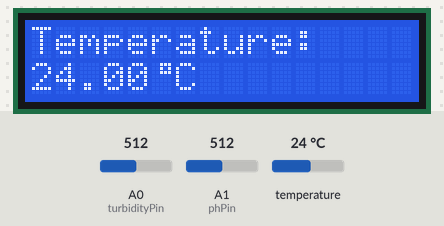
Bench run of a sketch on a simulated Arduino Uno, built with avr-gcc and run on an emulated ATmega328P. Shown: 16×2 character LCD. The inputs (shaded band) are chosen by the test bench; at power-on: A1 (phPin) = 512, temperature 24 °C, A0 (turbidityPin) = 512. What the sketch prints to the serial monitor is not drawn.

Above: at 5.6 s.
5.7 s: A1 (phPin) set to 306
At 14.8 s:
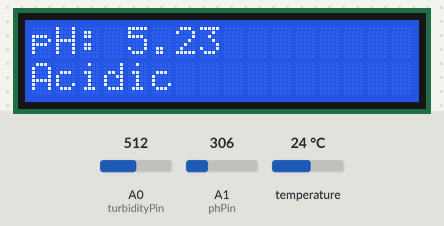
17.4 s: temperature set to 12 °C
At 19.2 s:
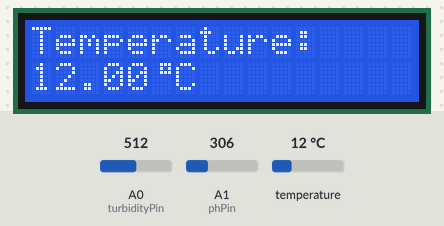
22.3 s: A0 (turbidityPin) set to 716
At 30.0 s:
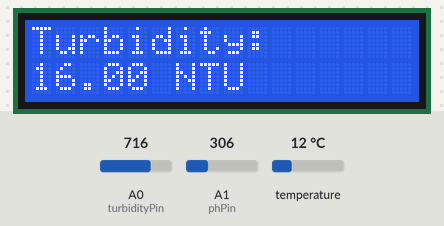
34.0 s: temperature set to 19 °C
At 40.1 s:
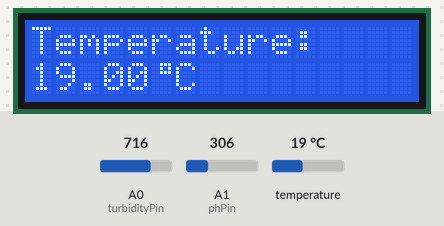
42.9 s: A0 (turbidityPin) set to 750
At 50.9 s:
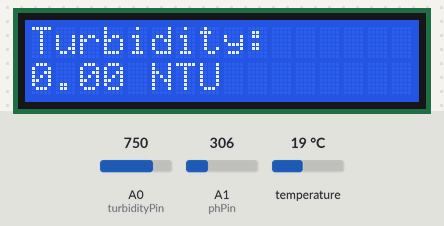
54.7 s: A1 (phPin) set to 122
At 62.6 s:
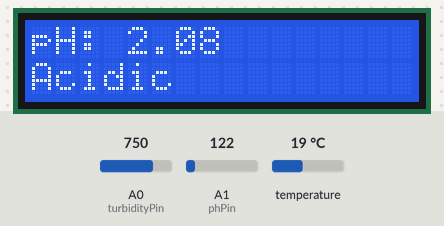
Timing chart, 0 to 64.1 s (numbered marks = the images above; inputs shaded):
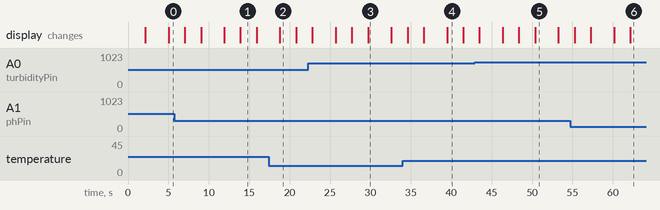

Measured:
- after the input at 5.7 s, the display: first differs from a run without the input after 8.2 s (image 1)
- what the display in image 1 shows lasts 2.0 s, from 13.9 s to 15.9 s
- what the display in image 3 shows lasts 2.9 s, from 29.7 s to 32.6 s

The sketch:

Arduino.ino
```cpp
#include <Wire.h>
#include <DallasTemperature.h>
#include <LiquidCrystal.h>
#define DS18B20 2

#define phPin A1                                                  // the pH meter Analog output is connected with the Arduino’s Analog
#define turbidityPin A0                                       // the turbidity meter Analog output is connected with the Arduino’s Analog
float tempValue, ntu;
int turbMax = 740;                                               // Turbidity max.

String sendData;                                              //For sending measured values to ESP8266 through serial communication

unsigned long int avgValue;                                   //Store the average value of the sensor feedback
float b;
int buf[10], temp;

const int rs = 13, en = 12, d4 = 8, d5 = 9, d6 = 10, d7 = 11;
LiquidCrystal lcd(rs, en, d4, d5, d6, d7);
OneWire ourWire(DS18B20);
DallasTemperature sensor(&ourWire);
byte degree_symbol[8] = { 0x07, 0x05, 0x07, 0x00, 0x00, 0x00, 0x00, 0x00 };

void setup() {
  Serial.begin(9600);
  sensor.begin();
  lcd.begin(16, 2);              // initialize the lcd
  lcd.createChar(0, degree_symbol);

  lcd.begin(16, 2);
  lcd.clear();
  lcd.setCursor(0, 0);
  lcd.print("IoT BASED WATER");
  lcd.setCursor(0, 1);
  lcd.print("    QUALITY");
  delay(2000);
  lcd.clear();
  lcd.setCursor(0, 0);
  lcd.print("   MONITORING");
  lcd.setCursor(0, 1);
  lcd.print("     SYSTEM");
  delay(2000);
}

void loop() {
  // ######################################################## pH MEASUREMENT ########################################################
  for (int i = 0; i < 10; i++) {                              //Get 10 sample value from the sensor for smooth the value
    buf[i] = analogRead(phPin);
    delay(10);
  }
  for (int i = 0; i < 9; i++) {                             //sort the analog from small to large
    for (int j = i + 1; j < 10; j++) {
      if (buf[i] > buf[j]) {
        temp = buf[i];
        buf[i] = buf[j];
        buf[j] = temp;
      }
    }
  }
  avgValue = 0;
  for (int i = 2; i < 8; i++)                             //take the average value of 6 center sample
    avgValue += buf[i];
  float phValue = (float)avgValue * 5.0 / 1024 / 6;       //convert the analog into millivolt
  phValue = 3.5 * phValue;                              //convert the millivolt into pH value

  // ######################################################## TURBIDITY MEASUREMENT ########################################################
ntu = toNTU( );


  // ######################################################## TEMPERATURE MEASUREMENT ########################################################
  sensor.requestTemperatures();
  tempValue = sensor.getTempCByIndex(0);

  //############ TEMPERATURE MONITORING ##############
  lcd.clear();
  lcd.setCursor(0, 0);
  lcd.print("Temperature:");
  lcd.setCursor(0, 1);
  lcd.print(tempValue);
  lcd.write(char(0));
  lcd.print("C");
  delay(2000);

  //############ pH MONITORING ##############
  lcd.clear();
  lcd.setCursor(0, 0);
  lcd.print("pH:");
  lcd.setCursor(4, 0);
  lcd.print(phValue, 2);
  if (phValue >= 8) {
    lcd.setCursor(0, 1);
    lcd.print("Alkali");
  }
  else if (phValue <= 6) {
    lcd.setCursor(0, 1);
    lcd.print("Acidic");
  }
  else {
    lcd.setCursor(0, 1);
    lcd.print("Normal");
  }
  delay(2000);


  //############ TURBIDITY MONITORING ##############
  lcd.clear();
  lcd.setCursor(0, 0);
  lcd.print("Turbidity:");
  lcd.setCursor(0, 1);
  lcd.print(ntu);
  lcd.print(" NTU ");
  delay(10);

  //############ SEND DATA TO ESP8266 ##############
  sendData = "field1=" + String(tempValue) + "&field2=" + ntu + "&field3=" + phValue;
  Serial.println(sendData);
  delay(2000);
}


// ##### FOR TURBIDITY MEASUREMENT #####
float toNTU( ) {
  int sensorValue = (turbMax - analogRead(turbidityPin));
//  float voltage = analogRead(A1) * (5.0 / 1024.0);

  if (sensorValue > turbMax ) {
    sensorValue = turbMax;
  }
  if (sensorValue < 0 ) {
    sensorValue = 0;
  }
  float turbValue = map(sensorValue, 0, turbMax, 0, 500);
  return turbValue;
}
```
